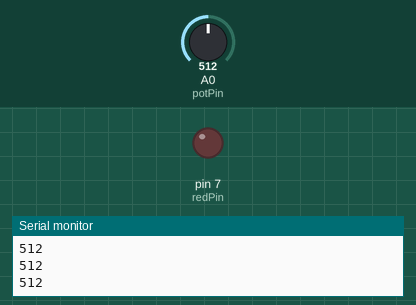
This sketch was run on a simulated Arduino Uno, built with avr-gcc and run on an emulated ATmega328P. On the bench: output pins drawn as LEDs (lit = HIGH), the last lines printed to the serial monitor. Inputs (shaded band) come from the test bench; at power-on: A0 (potPin) = 512.

Above: at 1.2 s.
1.3 s: A0 (potPin) set to 985
2.8 s: A0 (potPin) set to 1011
At 4.2 s:
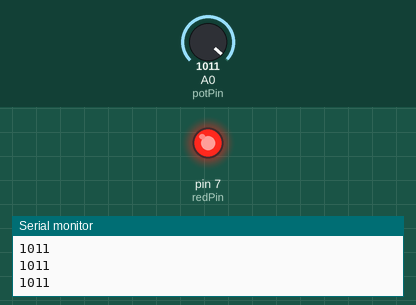
4.5 s: A0 (potPin) set to 990
At 5.8 s:
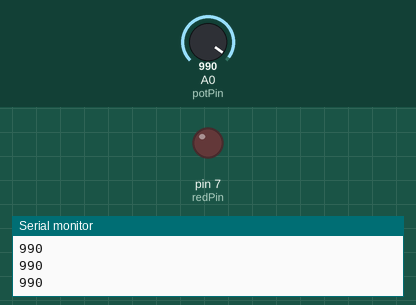
6.3 s: A0 (potPin) set to 1010
At 7.3 s:
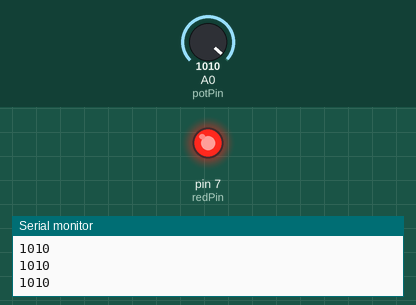
Timing chart, 0 to 9.1 s (numbered marks = the images above; inputs shaded):
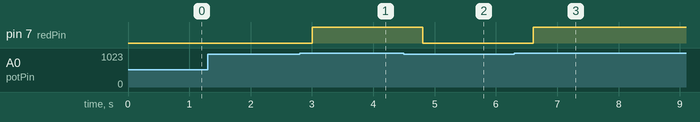

Measured:
- the behaviour switches between 1000 and 1001 on A0 (potPin) (found by bisection; images 0 and 1)
- after the input at 2.8 s, pin 7 (redPin): LOW → HIGH after 0.20 s
- after the input at 4.5 s, pin 7 (redPin): HIGH → LOW after 0.31 s
- after the input at 6.3 s, pin 7 (redPin): LOW → HIGH after 0.31 s

The sketch:

while_loop.ino
```cpp
int redPin = 7;
int potVal;
int potPin = A0;
int delayTime = 200;
void setup() {
  // put your setup code here, to run once:
  pinMode(potPin, INPUT);
  pinMode(redPin, OUTPUT);
  Serial.begin(9600);
}

void loop() {
  // put your main code here, to run repeatedly:
  potVal = analogRead(potPin);
  Serial.println(potVal);
  delay(delayTime);


  while (potVal > 1000) {
    digitalWrite(redPin, HIGH);
    potVal = analogRead(potPin);
    Serial.println(potVal);
    delay(delayTime);
  }
  digitalWrite(redPin, LOW);
}
```
